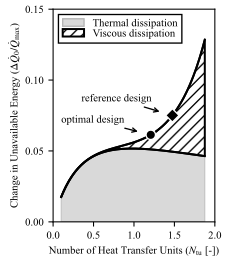

Reproduce this figure in Python.
import os

import matplotlib.patches as mpatches
import matplotlib.pyplot as plt
import numpy as np
import xflow
from xflow import calculate_pressure_drop_ratio, plot_unavailable_energy_breakdown

save_dir = os.path.dirname(os.path.abspath(__file__))

# Helicopter defaults (hardcoded from xflow.py) - same as fig5b
DEFAULT_PRESSURE_DROP_ASSUMPTION = "inlet_density"
DEFAULT_C_COLD_OVER_C_HOT = 0.95  # C_cold / C_hot
DEFAULT_D_R = 0.44
DEFAULT_G2_H = 2e-2
DEFAULT_ST_OVER_F = 0.4  # Assumed same for both fluids
DEFAULT_F_C_OVER_F_H = 1.0  # f_c/f_h
DEFAULT_T = 1.7  # 980/576
DEFAULT_T_DEAD_OVER_T_COLD_IN = 0.52  # 300/576
DEFAULT_P_COLD_IN_OVER_P_HOT_IN = 7.2
DEFAULT_P_HOT_IN_OVER_P_DEAD = 1.03
DEFAULT_P_DEAD_OVER_P_HOT_IN = 1.0 / DEFAULT_P_HOT_IN_OVER_P_DEAD
DEFAULT_GAMMA = 1.4
TARGET_EPS = 0.6
NTU_MATCH = 1.479  # From Helicopter case in xflow.py
DEFAULT_NTU_MAX = 2.0
SHOW_CUBIC = True

# For inlet_density assumption
DEFAULT_MOLAR_MASS_RATIO = 1.0  # M_cold / M_hot (cold/hot) - default when not specified
DEFAULT_A_R = 1.0  # A_r (cold/hot) - default when not specified

DEFAULT_DP_MAX = 0.3

# Optimum NTU from practical framework (set after running fig6b)
NTU_OPTIMUM = 1.2075  # Will be set based on output from fig6b


def save_figures(
    c_cold_over_c_hot,
    st_over_f,
    f_c_over_f_h,
    d_r,
    g2_h,
    dp_max=DEFAULT_DP_MAX,
    base_name="fig5bvisc",
    t=DEFAULT_T,
    t_dead_over_t_cold_in=DEFAULT_T_DEAD_OVER_T_COLD_IN,
    p_cold_in_over_p_hot_in=DEFAULT_P_COLD_IN_OVER_P_HOT_IN,
    p_dead_over_p_hot_in=DEFAULT_P_DEAD_OVER_P_HOT_IN,
    gamma=DEFAULT_GAMMA,
    pressure_drop_assumption=DEFAULT_PRESSURE_DROP_ASSUMPTION,
    molar_mass_ratio=DEFAULT_MOLAR_MASS_RATIO,
    a_r=DEFAULT_A_R,
    ntu_optimum=None,
):
    """
    Save figures as SVG, TIFF, and HD PNG showing classical unavailable energy breakdown.
    Matches fig5b style (labels, markers, legend box, no title).
    """
    font_size = 8
    plt.rcParams.update(
        {
            "font.family": "serif",
            "font.serif": ["Times New Roman"],
            "font.size": font_size,
            "mathtext.fontset": "stix",
            "axes.titlesize": font_size,
            "axes.labelsize": font_size,
            "xtick.labelsize": font_size,
            "ytick.labelsize": font_size,
            "legend.fontsize": font_size,
            "figure.titlesize": font_size,
        }
    )

    xflow.SHOW_CUBIC = SHOW_CUBIC
    xflow.NTU_MATCH = NTU_MATCH

    sigma_r = d_r * a_r if a_r is not None else None
    pressure_drop_ratio = calculate_pressure_drop_ratio(
        pressure_drop_assumption, c_cold_over_c_hot, t, d_r, molar_mass_ratio, sigma_r, p_cold_in_over_p_hot_in
    )

    # Match fig5b figure size (triple column)
    fig = plt.figure(figsize=(6 / 2.54, 7 / 2.54))
    ax = plt.subplot(111)

    line_no_dp, line_with_dp, ax = plot_unavailable_energy_breakdown(
        c_cold_over_c_hot,
        st_over_f,
        f_c_over_f_h,
        d_r,
        g2_h,
        ntu_max=DEFAULT_NTU_MAX,
        dp_max=dp_max,
        ax=ax,
        framework="classical",
        t=t,
        t_dead_over_t_cold_in=t_dead_over_t_cold_in,
        p_cold_in_over_p_hot_in=p_cold_in_over_p_hot_in,
        p_dead_over_p_hot_in=p_dead_over_p_hot_in,
        gamma=gamma,
        pressure_drop_percent_ratio_cold_over_hot=pressure_drop_ratio,
    )

    ntu_no_dp = line_no_dp.get_xdata()
    y_no_dp = line_no_dp.get_ydata()
    ntu_with_dp = line_with_dp.get_xdata()
    y_with_dp = line_with_dp.get_ydata()

    ntu_min_valid = ntu_with_dp.min()
    ntu_max_valid = ntu_with_dp.max()

    mask_thermal = (ntu_no_dp >= ntu_min_valid) & (ntu_no_dp <= ntu_max_valid)
    ntu_no_dp_masked = ntu_no_dp[mask_thermal]
    y_no_dp_masked = y_no_dp[mask_thermal]

    line_no_dp.remove()
    line_no_dp = ax.plot(
        ntu_no_dp_masked,
        y_no_dp_masked,
        "k-",
        label="_nolegend_",
        zorder=2,
    )[0]

    line_with_dp.set_label("_nolegend_")

    ax.fill_between(ntu_no_dp_masked, 0, y_no_dp_masked, alpha=0.3, color="gray", zorder=1)

    ntu_common = np.linspace(ntu_min_valid, ntu_max_valid, 200)
    y_no_dp_interp = np.interp(ntu_common, ntu_no_dp_masked, y_no_dp_masked)
    y_with_dp_interp = np.interp(ntu_common, ntu_with_dp, y_with_dp)

    ax.fill_between(
        ntu_common,
        y_no_dp_interp,
        y_with_dp_interp,
        facecolor="none",
        edgecolor="black",
        linewidth=1.5,
        hatch="///",
        zorder=1,
        label="_nolegend_",
    )

    # Reference marker: diamond (D), black face, white edge, s=50 (match fig5b)
    idx_pressure = np.argmin(np.abs(ntu_with_dp - NTU_MATCH))
    x_pressure = ntu_with_dp[idx_pressure]
    y_pressure = y_with_dp[idx_pressure]
    ax.scatter(x_pressure, y_pressure, marker="D", facecolor="black", edgecolor="white", zorder=5, s=50)

    # Optimal marker: circle, black, s=50, white edge (match fig5b)
    if ntu_optimum is not None:
        idx_opt = np.argmin(np.abs(ntu_with_dp - ntu_optimum))
        x_opt = ntu_with_dp[idx_opt]
        y_opt = y_with_dp[idx_opt]
        ax.scatter(x_opt, y_opt, marker="o", facecolor="black", edgecolor="white", zorder=5, s=50)

    # Annotations with arrows (match fig5b style): reference design, optimal design
    arrow_kw_opt = dict(arrowstyle="->", color="black", lw=1, shrinkB=10)
    arrow_kw_ref = dict(arrowstyle="->", color="black", lw=1, shrinkB=10)
    ax.annotate(
        "reference design",
        xy=(x_pressure, y_pressure),
        xytext=(0.35, 0.085),
        fontsize=font_size,
        ha="left",
        arrowprops=arrow_kw_ref,
    )
    if ntu_optimum is not None:
        ax.annotate(
            "optimal design",
            xy=(x_opt, y_opt),
            xytext=(0.10, 0.07),
            fontsize=font_size,
            ha="left",
            arrowprops=arrow_kw_opt,
        )

    ax.set_title("")
    ax.set_xlim(0, 2)
    ax.set_ylim(0, 0.15)
    ax.set_yticks([0, 0.05, 0.10, 0.15])
    ax.set_xlabel(r"Number of Heat Transfer Units ($N_\mathrm{tu}$ [-])")
    ax.set_ylabel(r"Change in Unavailable Energy ($\Delta \dot{Q}_0/\dot{Q}_{\mathrm{max}}$)")

    patch_thermal = mpatches.Patch(facecolor="gray", alpha=0.3, edgecolor="black", label="Thermal dissipation")
    patch_viscous = mpatches.Patch(
        facecolor="none", edgecolor="black", hatch="///", linewidth=1.5, label="Viscous dissipation"
    )

    # Legend box style to match fig5b (frameon, facecolor white, edge black, fancybox=False)
    ax.legend(
        handles=[patch_thermal, patch_viscous],
        loc="upper left",
        labelspacing=0.05,
        edgecolor="black",
        frameon=True,
        facecolor="white",
        framealpha=1.0,
        fancybox=False,
    )

    plt.tight_layout(pad=0.5)

    fig.savefig(os.path.join(save_dir, f"{base_name}.svg"), dpi=300, facecolor="white", format="svg", bbox_inches=None, pad_inches=0)
    fig.savefig(os.path.join(save_dir, f"{base_name}.tiff"), dpi=300, facecolor="white", format="tiff", bbox_inches=None, pad_inches=0)
    fig.savefig(os.path.join(save_dir, f"{base_name}.png"), dpi=300, facecolor="white", format="png", bbox_inches=None, pad_inches=0)
    fig.savefig(os.path.join(save_dir, f"{base_name}.pdf"), dpi=300, facecolor="white", format="pdf", bbox_inches=None, pad_inches=0)

    plt.close(fig)
    print(f"Saved figures: {base_name}.svg, {base_name}.tiff, {base_name}.png, {base_name}.pdf")


if __name__ == "__main__":
    save_figures(
        DEFAULT_C_COLD_OVER_C_HOT,
        DEFAULT_ST_OVER_F,
        DEFAULT_F_C_OVER_F_H,
        DEFAULT_D_R,
        DEFAULT_G2_H,
        dp_max=DEFAULT_DP_MAX,
        base_name="fig5bvisc",
        t=DEFAULT_T,
        t_dead_over_t_cold_in=DEFAULT_T_DEAD_OVER_T_COLD_IN,
        p_cold_in_over_p_hot_in=DEFAULT_P_COLD_IN_OVER_P_HOT_IN,
        p_dead_over_p_hot_in=DEFAULT_P_DEAD_OVER_P_HOT_IN,
        gamma=DEFAULT_GAMMA,
        pressure_drop_assumption=DEFAULT_PRESSURE_DROP_ASSUMPTION,
        molar_mass_ratio=DEFAULT_MOLAR_MASS_RATIO,
        a_r=DEFAULT_A_R,
        ntu_optimum=NTU_OPTIMUM,
    )
